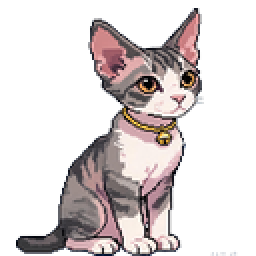
#> input picture pets/bao_groom_1_r_idle.png, 128 x 128 px (shown 2 times larger)
$ python png2lvgl.py ../pets/bao_groom_1_r_idle.png
#> lines starting #> are read from the running program, lines starting #| are printed output that depends on the picture
#!/usr/bin/env python3
# -*- coding: utf-8 -*-
"""
png2lvgl.py —— 单张 PNG → LVGL 9 C 数组

功能: 抠背景(色键) + 方向归一(朝左自动镜像) + 整图缩放(保留原位, 不裁切) + 输出像素格式。
命名约定: <pet>_<action>_<frame>_<dir>_<motion>.png
  - pet: 宠物对象名 (第一段, 决定输出子目录和 C 符号前缀)
  - dir: r=朝右, l=朝左(自动水平镜像成朝右)
  - motion 必填, 只描述画面怎么动, 与动物动作无关:
    idle / moveforward / sprintforward / moveup / sprintup
  - 生成的 C 符号名: <prefix>_<pet>_<action>_<frame> (默认 pet_)

用法:
  python3 tools/png2lvgl.py pets/cat_walk_3_l_moveforward.png \
      --key-color "#F74859" --tolerance 50 --size 64 \
      --format rgb565 --out main/pet/cat

  # 批量转换见 tools/prep_pet.py
"""
import argparse
import os
import sys

try:
    from PIL import Image
except ImportError:
    sys.exit("缺少 Pillow: pip3 install pillow")


# ---------- 运动学预设 (动物无关的纯物理描述, 行为唯一真相) ----------
# 动作名 (walk/jump/sleep/groom/sit/peck...) 只作帧分组与显示标签,
# 不携带任何行为语义; 行为完全由 PNG 名的 motion 字段决定。
# motion 用 {速度档 move/sprint} × {运动轴 forward/up} 描述画面怎么动:
#   idle          不动 (原地循环)
#   moveforward   水平慢移    sprintforward 水平快移
#   moveup        垂直小弧(小跳) sprintup    垂直大弧(跳)
MOTION_KEYS = {'idle', 'moveforward', 'sprintforward', 'moveup', 'sprintup'}

MOTION_PRESETS = {
    # motion        : (stationary, step_px, hop_max, frame_ms, hold_ms)
    'idle':          dict(stationary=True,  step_px=0, hop_max=0,  frame_ms=350, hold_ms=3000),
    'moveforward':   dict(stationary=False, step_px=1, hop_max=0,  frame_ms=130, hold_ms=0),
    'sprintforward': dict(stationary=False, step_px=3, hop_max=0,  frame_ms=90,  hold_ms=0),
    'moveup':        dict(stationary=False, step_px=1, hop_max=6,  frame_ms=120, hold_ms=0),
    'sprintup':      dict(stationary=False, step_px=2, hop_max=12, frame_ms=110, hold_ms=0),
}

DIR_KEYS = {'r', 'l', 'right', 'left'}


# [5 lines left out: function parse_hex, not called in this run]


def parse_name(stem, prefix="pet"):
    """文件名 <pet>_<action>_<frame>_<dir>_<motion>.png
        → (sym, pet_name, action, direction, motion, frame)

    - pet_name: 第一个字段, 宠物对象名 (新增, 决定输出子目录)
    - motion 必填 (idle/moveforward/sprintforward/moveup/sprintup), 缺则报错 —— 行为唯一真相
    - dir == 'l' 自动水平镜像为朝右; dir == 'r'/'right'/缺省 原样
    - C 符号名 = {prefix}_{pet_name}_{action}_{frame} (剥离方向与 motion 后缀)
    """
    parts = stem.split('_')
    if len(parts) < 2:
        sys.exit(f"文件名 {stem!r} 无法解析 (至少需要 <pet>_<action> 两段)")

    pet_name = parts[0]
    action = parts[1]
    remaining = parts[2:]

    motion = None
    direction = 'r'

    if remaining and remaining[-1] in MOTION_KEYS:
        motion = remaining[-1]
        remaining = remaining[:-1]
        if remaining and remaining[-1] in DIR_KEYS:
            direction = 'l' if remaining[-1] in ('l', 'left') else 'r'
            remaining = remaining[:-1]
    elif remaining and remaining[-1] in DIR_KEYS:
        direction = 'l' if remaining[-1] in ('l', 'left') else 'r'
        remaining = remaining[:-1]

    if motion is None:
        sys.exit(f"{stem!r}: 缺少 motion 字段 (必需, 例: {pet_name}_{action}_1_r_moveforward)")

    frame = '_'.join(remaining) or '1'
    sym = f"{prefix}_{pet_name}_{action}_{frame}"
    return sym, pet_name, action, direction, motion, frame


def c_byte_array(name, data, per_line=12):
    lines = []
    for i in range(0, len(data), per_line):
        chunk = data[i:i + per_line]
        lines.append("    " + ",".join(f"0x{b:02X}" for b in chunk) + ",")
    return (f"LV_ATTRIBUTE_MEM_ALIGN\n"
            f"static const uint8_t {name}_map[] = {{\n"
            + "\n".join(lines) + "\n};\n")


def write_dsc(path, name, cf, w, h, stride, data):
    body = c_byte_array(name, data)
    body += f"""
const lv_image_dsc_t {name} = {{
    .header = {{
        .magic  = LV_IMAGE_HEADER_MAGIC,
        .cf     = {cf},
        .flags  = 0,
        .w      = {w},
        .h      = {h},
        .stride = {stride},
    }},
    .data_size = sizeof({name}_map),
    .data      = {name}_map,
}};
"""
    with open(path + ".c", "w") as f:
        f.write("/* 由 png2lvgl.py 自动生成 —— 勿手改 */\n")
        f.write('#include "lvgl.h"\n\n')
        f.write(body)

    with open(path + ".h", "w") as f:
        f.write("/* 由 png2lvgl.py 自动生成 —— 勿手改 */\n")
        f.write(f"#ifndef LV_IMAGE_{name.upper()}_H\n")
        f.write(f"#define LV_IMAGE_{name.upper()}_H\n\n")
        f.write('#include "lvgl.h"\n\n')
        f.write(f"LV_IMG_DECLARE({name});\n\n")
        f.write(f"/* {w}x{h} {cf}\n")
        f.write(f" * LVGL scale 单位: 256 = 100%%, 640 = 250%% (2.5x)\n")
        f.write(f" * 放大到目标像素宽 TW: lv_image_set_scale(img, TW * 256 / {w}) */\n")
        f.write("#endif\n")

    print(f"✓ {os.path.basename(path):20s}  ({w}x{h} {cf}, 数据 {len(data)} 字节)")


# ---------- 关键转换步骤 (均在"转换时"完成) ----------

def key_to_alpha(im, key, tol):
    """把接近 key 色的非透明像素 alpha 置 0 (抠背景)"""
    if key is None:
        return im
    px = im.load(); w, h = im.size
    for y in range(h):
        for x in range(w):
            r, g, b, a = px[x, y]
            if a > 0 and max(abs(r - key[0]), abs(g - key[1]), abs(b - key[2])) <= tol:
                px[x, y] = (0, 0, 0, 0)
    return im


def mirror_h(im):
    return im.transpose(Image.FLIP_LEFT_RIGHT)


# ---------- 像素格式生成 ----------

# [37 lines left out: functions gen_argb, gen_rgb565, not called in this run]


def gen_rgb565a8(pixels, w, h, key, tol):
    """LV_COLOR_FORMAT_RGB565A8: 颜色(RGB565, 2B/px) + 独立 8bit alpha 块 (1B/px), 共 3B/px。

    - 带完整 8 位 alpha, 抠掉的背景不再变黑, 边缘平滑保留; 比 ARGB8888 省 25%。
    - 数据布局: [颜色块 w*2/行 * h] + [alpha 块 w/行 * h], dsc.stride = w*2,
      与 lv_draw_buf_width_to_stride(RGB565A8)=w*2 及解码器 alpha 偏移(stride*h)严格对齐。
    - 当前宠物的默认格式: 透明正确、体积适中 (64x64 一帧 12288B)、渲染有完整快路径。
    """
    color = []
    alpha = []
    for row in pixels:
        for (r, g, b, a) in row:
            if key and a > 0 and max(abs(r - key[0]), abs(g - key[1]), abs(b - key[2])) <= tol:
                a = 0
            if a == 0:
                color += [0x00, 0x00]
                alpha += [0x00]
            else:
                v = ((r >> 3) << 11) | ((g >> 2) << 5) | (b >> 3)
                color += [v & 0xFF, v >> 8]
                alpha += [a & 0xFF]
    return color + alpha


# ---------- 背景图 (整屏矩形, 不裁切, 默认 RGB565) ----------

# [24 lines left out: function make_bg, not called in this run]


# ---------- 入口 ----------

def main():
    ap = argparse.ArgumentParser(
        description="PNG → LVGL9 C 数组 (色键抠背景 + 方向归一, 整图不裁切)")
    ap.add_argument("input", help="输入 PNG (建议命名 action_frame_dir.png)")
    ap.add_argument("--name", default=None, help="C 符号名, 留空按文件名推导")
    ap.add_argument("--key-color", default=None, help="#RRGGBB 抠背景色")
    ap.add_argument("--tolerance", type=int, default=32, help="抠背景容差 0-255")
    ap.add_argument("--size", type=int, default=64, help="输出方形边长 (基准分辨率, 显示时再缩放)")
    ap.add_argument("--format", choices=["argb8888", "rgb565", "rgb565a8"],
                    default="rgb565a8")
    ap.add_argument("--prefix", default="pet", help="C 符号前缀 (默认 pet → pet_walk_1)")
    ap.add_argument("--out", default="main/pet", help="输出目录")
    ap.add_argument("--no-mirror", action="store_true",
                    help="强制不镜像 (覆盖文件名 _l 自动镜像)")
    args = ap.parse_args()

    stem = os.path.splitext(os.path.basename(args.input))[0]
    sym, pet_name, action, direction, motion, frame = parse_name(stem, args.prefix)
    name = args.name or sym

    # 1) 打开
    img = Image.open(args.input).convert("RGBA")
#> img is the input picture: PIL image 128x128 RGBA; mean R, G, B, A 94.9, 88.2, 88.5, 89.1

    # 2) 抠背景 (转换期内)
    key = parse_hex(args.key_color) if args.key_color else None
    img = key_to_alpha(img, key, args.tolerance)

    # 3) 方向归一: 文件名 _l 自动水平镜像成朝右
    if not args.no_mirror and direction == 'l':
        img = mirror_h(img)
        print(f"  ↺ {args.input} (dir=l → 已水平镜像为朝右)")

    # 4) 不裁切: 整张源图直接 NEAREST 缩放到基准尺寸 (64x64)。
    #    小猫在源图里的位置 1:1 等比保留 —— 脚画在源图底部即落地, 画在中间即浮空,
    #    由美术在 PNG 中决定, 工具不再自动居中/裁切 (需求: 浮空=浮空, 落地=落地)。
    imgN = img.resize((args.size, args.size), Image.NEAREST)
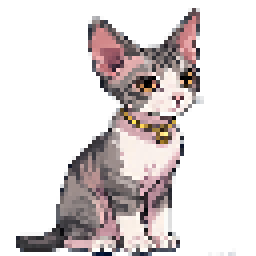
#> imgN: PIL image 64x64 RGBA (shown 4 times larger); mean R, G, B, A 96.9, 90.3, 90.6, 89.1; transparent parts drawn white
    px = imgN.load()
    pixels = [[px[x, y] for x in range(args.size)] for y in range(args.size)]
#> pixels = 64 items

    out = os.path.join(args.out, name)
    if args.format == "argb8888":
        data = gen_argb(pixels, args.size, args.size, key, args.tolerance)
        write_dsc(out, name, "LV_COLOR_FORMAT_ARGB8888",
                  args.size, args.size, args.size * 4, data)
    elif args.format == "rgb565":
        data = gen_rgb565(pixels, args.size, args.size, key, args.tolerance)
        write_dsc(out, name, "LV_COLOR_FORMAT_RGB565",
                  args.size, args.size, args.size * 2, data)
    elif args.format == "rgb565a8":
        data = gen_rgb565a8(pixels, args.size, args.size, key, args.tolerance)
#> the loop in gen_rgb565a8, `for row in pixels:` made 64 passes
#> after the loop in gen_rgb565a8, `for row in pixels:`: a = 0; alpha = 4096 values, max 255 at index 240, min 0 at index 0, mean 89.1; color = 8192 values, max 255 at index 2261, min 0 at index 0, mean 50.26
#> data = 12288 values, max 255 at index 2261, min 0 at index 0, mean 63.21
        write_dsc(out, name, "LV_COLOR_FORMAT_RGB565A8",
                  args.size, args.size, args.size * 2, data)
#> the loop in c_byte_array, `for i in range(0, len(data), per_line):` made 1024 passes
#> (i, chunk) on passes 2 to 4: (12, [0, 0, 0, 0, 0, 0, 0, 0, 0, 0, 0, 0]), (24, [0, 0, 0, 0, 0, 0, 0, 0, 0, 0, 0, 0]), (36, [0, 0, 0, 0, 0, 0, 0, 0, 0, 0, 0, 0])
#> after the loop in c_byte_array, `for i in range(0, len(data), per_line):`: lines = 1024 items
#| ✓ pet_bao_groom_1       (64x64 LV_COLOR_FORMAT_RGB565A8, 数据 12288 字节)


if __name__ == "__main__":
    main()

$ run again, on pets/bao_groom_3_r_idle.png
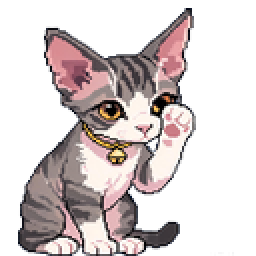
#> input picture pets/bao_groom_3_r_idle.png, 128 x 128 px (shown 2 times larger)
#> in main, img is the input picture: PIL image 128x128 RGBA; mean R, G, B, A 114.6, 106, 106, 108.5
#> in main, `imgN = img.resize((args.size, args.size), Image.NEAREST)`:
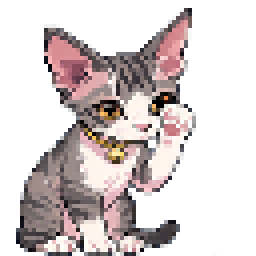
#> imgN: PIL image 64x64 RGBA (shown 4 times larger); mean R, G, B, A 114.8, 106.1, 106.1, 108.7; transparent parts drawn white
#> pixels = 64 items
#> the loop in gen_rgb565a8, `for row in pixels:` made 64 passes
#> after the loop in gen_rgb565a8, `for row in pixels:`: a = 0; alpha = 4096 values, max 255 at index 174, min 0 at index 0, mean 108.7; color = 8192 values, max 255 at index 2139, min 0 at index 0, mean 63.44
#> data = 12288 values, max 255 at index 2139, min 0 at index 0, mean 78.53
#> the loop in c_byte_array, `for i in range(0, len(data), per_line):` made 1024 passes
#> (i, chunk) on passes 2 to 4: (12, [0, 0, 0, 0, 0, 0, 0, 0, 0, 0, 0, 0]), (24, [0, 0, 0, 0, 0, 0, 0, 0, 0, 0, 0, 0]), (36, [0, 0, 0, 0, 0, 0, 0, 0, 0, 0, 0, 0])
#> after the loop in c_byte_array, `for i in range(0, len(data), per_line):`: lines = 1024 items
#| ✓ pet_bao_groom_3       (64x64 LV_COLOR_FORMAT_RGB565A8, 数据 12288 字节)

$ run again, on pets/bao_jump_1_r_sprintup.png
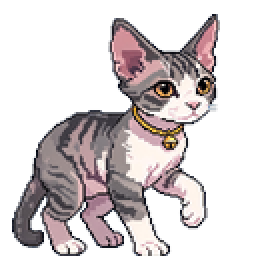
#> input picture pets/bao_jump_1_r_sprintup.png, 128 x 128 px (shown 2 times larger)
#> in main, img is the input picture: PIL image 128x128 RGBA; mean R, G, B, A 121.4, 114.5, 115.9, 105.4
#> in main, `imgN = img.resize((args.size, args.size), Image.NEAREST)`:
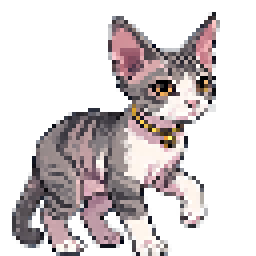
#> imgN: PIL image 64x64 RGBA (shown 4 times larger); mean R, G, B, A 119.6, 112.7, 114.1, 105.5; transparent parts drawn white
#> pixels = 64 items
#> the loop in gen_rgb565a8, `for row in pixels:` made 64 passes
#> after the loop in gen_rgb565a8, `for row in pixels:`: a = 0; alpha = 4096 values, max 255 at index 308, min 0 at index 0, mean 105.5; color = 8192 values, max 255 at index 2147, min 0 at index 0, mean 59.95
#> data = 12288 values, max 255 at index 2147, min 0 at index 0, mean 75.12
#> the loop in c_byte_array, `for i in range(0, len(data), per_line):` made 1024 passes
#> (i, chunk) on passes 2 to 4: (12, [0, 0, 0, 0, 0, 0, 0, 0, 0, 0, 0, 0]), (24, [0, 0, 0, 0, 0, 0, 0, 0, 0, 0, 0, 0]), (36, [0, 0, 0, 0, 0, 0, 0, 0, 0, 0, 0, 0])
#> after the loop in c_byte_array, `for i in range(0, len(data), per_line):`: lines = 1024 items
#| ✓ pet_bao_jump_1        (64x64 LV_COLOR_FORMAT_RGB565A8, 数据 12288 字节)

$ run again, on pets/bao_jump_2_r_sprintup.png
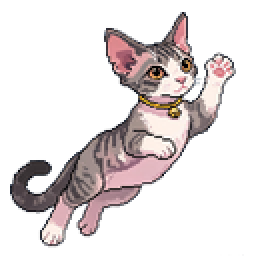
#> input picture pets/bao_jump_2_r_sprintup.png, 128 x 128 px (shown 2 times larger)
#> in main, img is the input picture: PIL image 128x128 RGBA; mean R, G, B, A 78.7, 72.1, 72.6, 74.2
#> in main, `imgN = img.resize((args.size, args.size), Image.NEAREST)`:
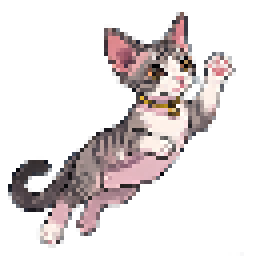
#> imgN: PIL image 64x64 RGBA (shown 4 times larger); mean R, G, B, A 76.6, 70.1, 70.6, 74.3; transparent parts drawn white
#> pixels = 64 items
#> the loop in gen_rgb565a8, `for row in pixels:` made 64 passes
#> after the loop in gen_rgb565a8, `for row in pixels:`: a = 0; alpha = 4096 values, max 255 at index 300, min 0 at index 0, mean 74.29; color = 8192 values, max 255 at index 1876, min 0 at index 0, mean 42.7
#> data = 12288 values, max 255 at index 1876, min 0 at index 0, mean 53.23
#> the loop in c_byte_array, `for i in range(0, len(data), per_line):` made 1024 passes
#> (i, chunk) on passes 2 to 4: (12, [0, 0, 0, 0, 0, 0, 0, 0, 0, 0, 0, 0]), (24, [0, 0, 0, 0, 0, 0, 0, 0, 0, 0, 0, 0]), (36, [0, 0, 0, 0, 0, 0, 0, 0, 0, 0, 0, 0])
#> after the loop in c_byte_array, `for i in range(0, len(data), per_line):`: lines = 1024 items
#| ✓ pet_bao_jump_2        (64x64 LV_COLOR_FORMAT_RGB565A8, 数据 12288 字节)
